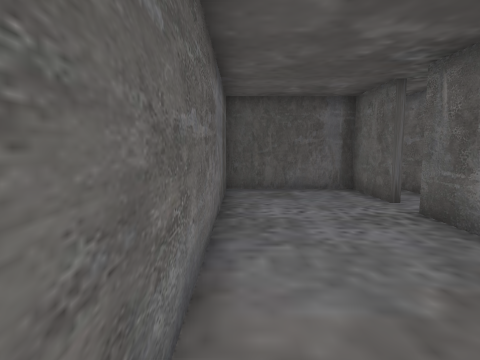
view 1 (above)

19 first-person views from a walk through a Unity game level. The camera is 1.4 m above the floor, tilts 6° down and sees 75° across. The floor is counted in squares, 1 m on a side. Each view is taken from the middle of a square. On the plan, view 1 faces up. The plan holds only what a view shows up to about 14 squares ahead; the rest is blank. The place goes on beyond the plan. The player character is not drawn. Door leaves are left out, so doorways stand open.

view 2
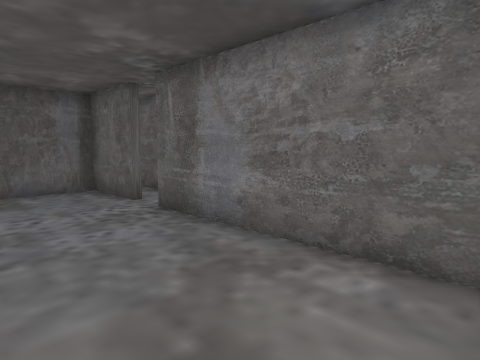

view 3
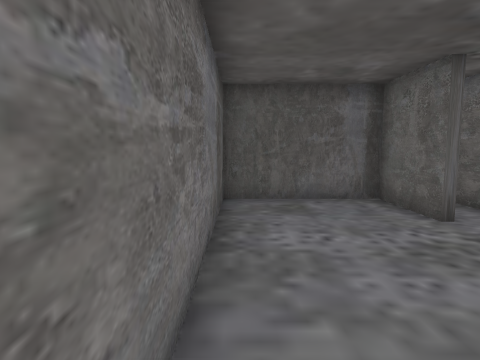

view 4
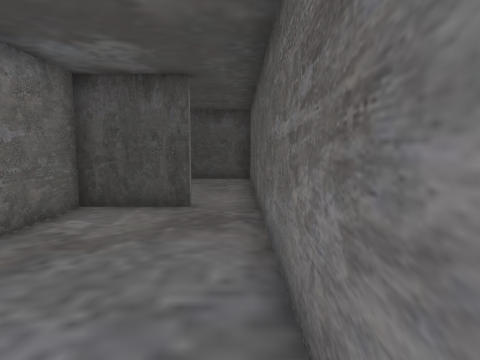

view 5
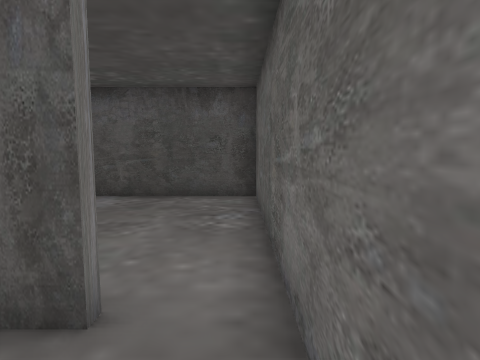

view 6
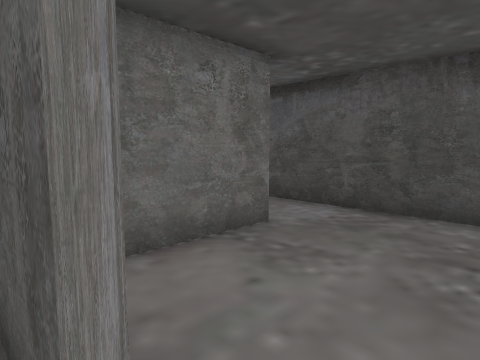

view 7
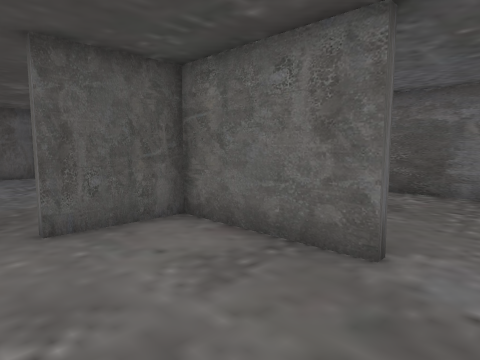

view 8
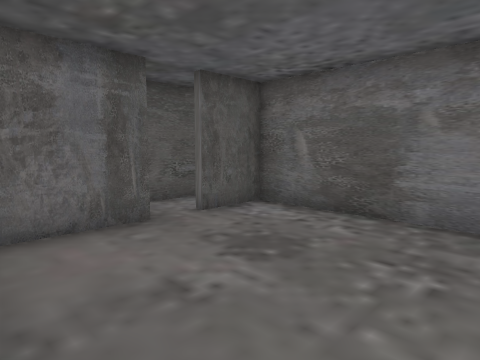

view 9
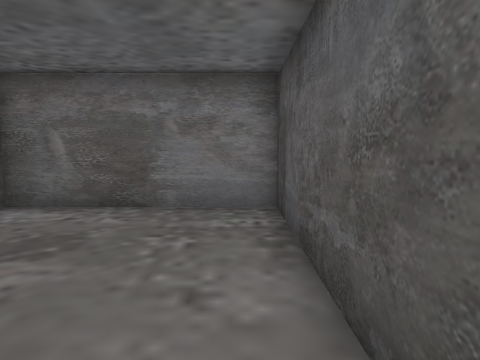

view 10
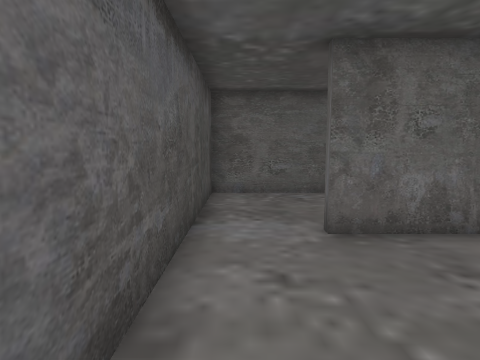

view 11
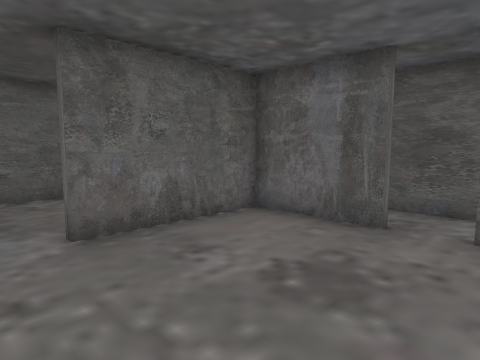

view 12
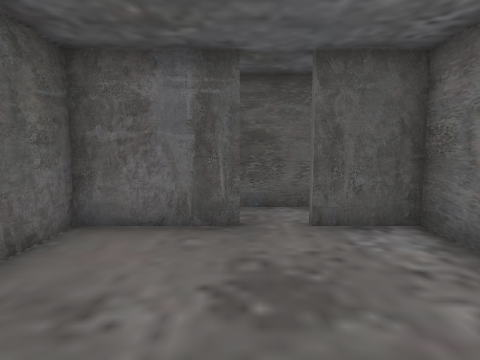

view 13
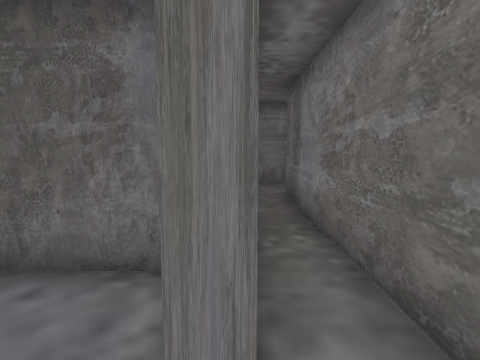

view 14
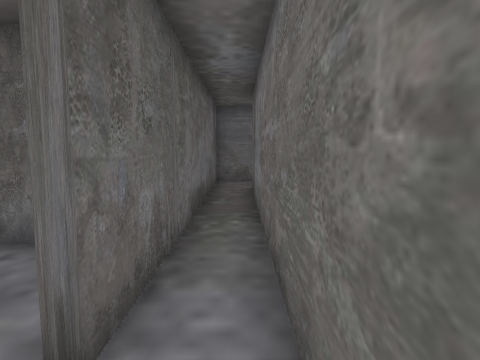

view 15
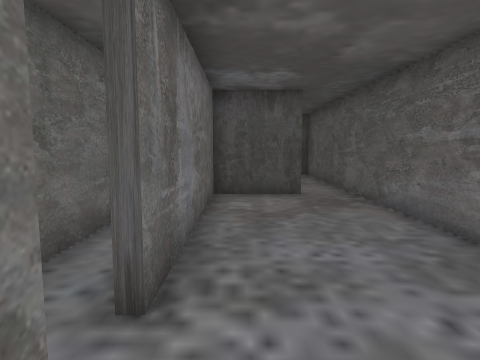

view 16
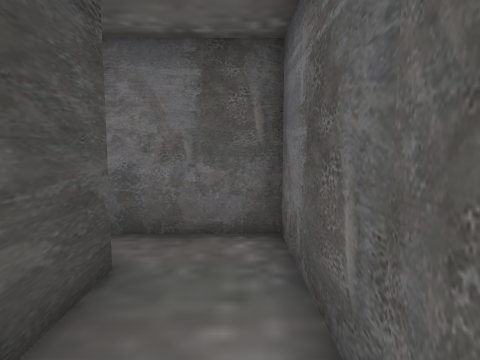

view 17
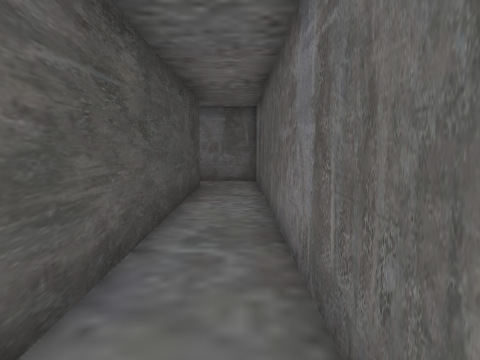

view 18
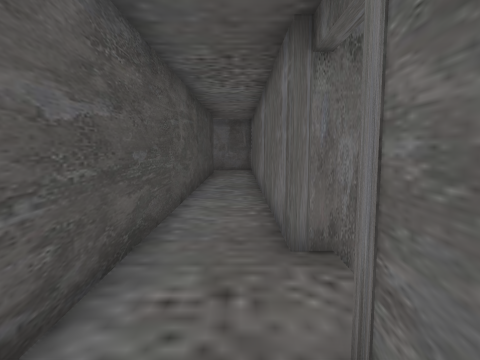

view 19
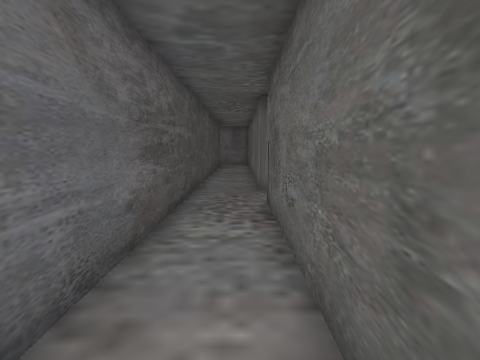

### Floor plan
Ten units are one square. View 1 is at (0, 0); x grows to the right and y downward. Boxes are objects, and circles mark ways between rooms. Rooms are numbered by the first view taken in them; rooms with no view inside come last. Other rooms are left out.
<svg viewBox="-10 -201 297 275">
<path fill="none" stroke="#000" d="M38 -78 38 -104 -5 -104 -5 5M11 3 40 3M38 5 38 -66M-5 5 -5 69 35 69M38 46 38 5 11 5M71 5 38 5M35 69 102 69 102 5 82 5M40 3 40 46M189 -196 189 -187 40 -187 40 -78M282 -187 211 -187M54 -32 54 -165 272 -165"/>
<circle cx="5" cy="0" r="3" fill="#2a7"/>
<circle cx="40" cy="-70" r="3" fill="#2a7"/>
<circle cx="40" cy="55" r="3" fill="#2a7"/>
<text x="10" y="-50">1</text>
<text x="10" y="30">2</text>
<text x="70" y="40">3</text>
<text x="150" y="-170">4</text>
</svg>
Room 1 opens to room 2. Room 1 opens to room 4. Room 2 opens to room 3.

Where each view was taken, in squares from view 1:
view 1: 0 up, 0 right, facing up
view 2: 0 up, 0 right, facing up-right
view 3: 2 up, 0 right, facing up
view 4: 7 up, 0 right, facing down
view 5: 2 up, 0 right, facing down
view 6: 0 up, 0 right, facing down-right
view 7: 6 down, 0 right, facing up-right
view 8: 6 down, 4 right, facing up-right
view 9: 6 down, 3 right, facing right
view 10: 6 down, 9 right, facing left
view 11: 6 down, 9 right, facing up-left
view 12: 6 down, 7 right, facing up
view 13: 7 up, 4 right, facing up
view 14: 6 up, 5 right, facing up
view 15: 9 up, 3 right, facing down
view 16: 18 up, 9 right, facing left
view 17: 18 up, 17 right, facing left
view 18: 18 up, 23 right, facing left
view 19: 18 up, 29 right, facing left
